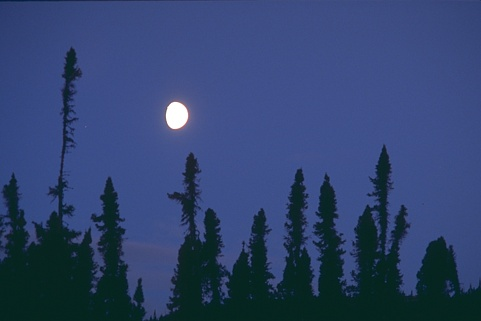
#> input picture Experiments/Image Segmentation exp - v3/Image4/238011.jpg, 481 x 321 px
$ jupyter execute '_POCS_workingWithVQ - original-36.ipynb'
#> lines starting #> are read from the running program, lines starting #| are printed output that depends on the picture; long printed decimals are rounded
### Experiments/Image Segmentation exp - v3/Image1/PsnrSnr.py
import numpy as np
def mse(vref, vcmp):
    """
    Compute Mean Squared Error (MSE) between two images.

    Parameters
    ----------
    vref : array_like
      Reference image
    vcmp : array_like
      Comparison image

    Returns
    -------
    x : float
      MSE between `vref` and `vcmp`
    """

    r = np.asarray(vref, dtype=np.float64).ravel()
    c = np.asarray(vcmp, dtype=np.float64).ravel()
    return np.mean(np.abs(r - c)**2)

# [21 lines left out: function snr, not called in this run]


def psnr(vref, vcmp, rng=None):
    """
    Compute Peak Signal to Noise Ratio (PSNR) of two images. The PSNR
    calculation defaults to using the less common definition in terms
    of the actual range (i.e. max minus min) of the reference signal
    instead of the maximum possible range for the data type
    (i.e. :math:`2^b-1` for a :math:`b` bit representation).

    Parameters
    ----------
    vref : array_like
      Reference image
    vcmp : array_like
      Comparison image
    rng : None or int, optional (default None)
      Signal range, either the value to use (e.g. 255 for 8 bit samples) or
      None, in which case the actual range of the reference signal is used

    Returns
    -------
    x : float
      PSNR of `vcmp` with respect to `vref`
    """

    if rng is None:
        rng = vref.max() - vref.min()
    dv = (rng + 0.0)**2
    with np.errstate(divide='ignore'):
        rt = dv / mse(vref, vcmp)
    return 10.0 * np.log10(rt)

### Experiments/Image Segmentation exp - v3/Image4/_POCS_workingWithVQ - original-36.ipynb
[cell 1]
import numpy as np
# import random
import math
from matplotlib import pyplot as plt
from sklearn.datasets.samples_generator import make_blobs
import time
import pandas as pd
from scipy.spatial.distance import cdist
from sklearn.utils import shuffle
import cv2 as cv
from sklearn.utils.extmath import row_norms
from sklearn.utils.extmath import row_norms, squared_norm, stable_cumsum
import scipy.sparse as sp
from sklearn.metrics.pairwise import euclidean_distances
import PsnrSnr as p
np.random.seed(15)

[cell 2]
# intialize random member ship
# [8 lines left out: function initializeMembershipMatrix, not called in this run]

[cell 3]
def updateMembershipValue3_2(v,val):
    distances = cdist(val, v,metric='euclidean')
    return distances

[cell 4]
def CalculateWeightValues(cluster_center,val,q):
    membership=[]
    distances = cdist(val, cluster_center,metric='euclidean')[:,q]
    sumdistance=np.sum(distances)
    membership= distances/sumdistance
    return membership

[cell 5]
# [5 lines left out: function CalculateWeightValuesByIndex, not called in this run]

[cell 6]
# [92 lines left out: function _k_init, not called in this run]

[cell 7]
img = cv.imread("238011.jpg", 0)
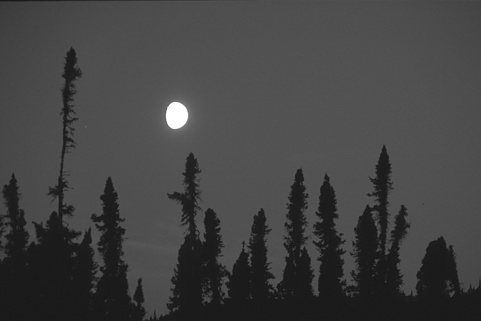
#> img: shape (321, 481); min 19, max 255, mean 66.6
size=200
img = cv.resize(img, dsize=(size, size))
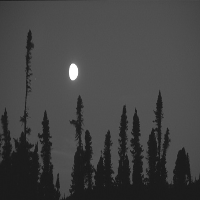
#> img: shape (200, 200); min 23, max 255, mean 66.4
width=img.shape[0]
#> width = 200
height=img.shape[1]
#> height = 200

plt.imshow(img, cmap="gray")
plt.xticks([])
plt.yticks([])
plt.grid(False)
plt.show()

[cell 8]
i = 0
j = 0
luv = []

for h in range(int(width / 2)):
    j = 0
    for k in range(int(height / 2)):

        luv.append([img[i, j], img[i + 1, j], img[i, j + 1], img[i + 1, j + 1]])

        j = j + 2

    i = i + 2
#> after the loop, i = 200; luv = 10000 items, first 6: [31, 58, 32, 60], [31, 60, 34, 61], [33, 61, 32, 61], [32, 62, 32, 63], [33, 64, 32, 63], [34, 64, 36, 64]

[cell 9]
def generateRandomCenters(c,x):
    centers=[]
    _min= (np.min(x))
    _max= (np.max(x))
    t= np.mean(x,axis=0)
    for i in range(c):
        centers.append( t + 0.01*i)
    return np.asarray(centers)

[cell 10]
import time as t

cluster = 24

clusterssize = [cluster]  # 2, 3, 4, 5, 6, 7, 8, 9,
timearray = []
psnrarray = []
segementedImg = []
x=np.array(luv)

[cell 11]
for i in range(10):

    #initialize centers
    v= generateRandomCenters(cluster,x)

    # update membership
    w=updateMembershipValue3_2(v,x)
    ny=np.argmin(w,axis=1)


    start=time.time()

    for t in range(50):
#         print('\t\t',t)

        for q in range(cluster):


            val=x[ny == q,:]


            if(val.shape[0]!=0):

                weight=CalculateWeightValues(v,val,q)

                v[q]= v[q]+np.dot(weight,val-v[q])


        w=updateMembershipValue3_2(v,x)
        ny=np.argmin(w,axis=1)

    timearray.append(time.time()-start)
    segementedImg.append(ny)
    pic2show = v
#     print(timearray)

    lables = np.array(ny)
#     print(np.array(ny).shape)
#     print(v.shape)

    clustercenters = (v).reshape(cluster, 4)
    centersp = (v).reshape(cluster, 4)
    centersp.shape

    finalval = []
    for i in range(lables.shape[0]):
        finalval.append(centersp[lables[i]])

    finalval = np.array(finalval).reshape(int(width / 2), int(height / 2), 4)


    temp = np.zeros((width, height))
    i = 0
    j = 0
    for h in range(int(width / 2)):
        j = 0
        for k in range(int(height / 2)):
            val = finalval

            temp[i, j] = val[h][k][0]
            temp[i + 1, j] = val[h][k][1]
            temp[i, j + 1] = val[h][k][2]
            temp[i + 1, j + 1] = val[h][k][3]

            j = j + 2
        i = i + 2

    psnr = p.psnr(np.array(img).astype(int), np.array(temp).astype(int))
    psnrarray.append(psnr)
    print(psnrarray)
#> this loop made 10 passes
#> t in generateRandomCenters on pass 1: [66.52, 66.41, 66.5, 66.37]
#| [36.280]
#| [36.280, 36.280]
#| [36.280, 36.280, 36.280]
#| [36.280, 36.280, 36.280, 36.280]
#| [36.280, 36.280, 36.280, 36.280, 36.280]
#| [36.280, 36.280, 36.280, 36.280, 36.280, 36.280]
#| [36.280, 36.280, 36.280, 36.280, 36.280, 36.280, 36.280]
#| [36.280, 36.280, 36.280, 36.280, 36.280, 36.280, 36.280, 36.280]
#> (further printed lines are left out)
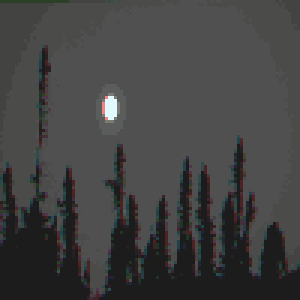
#> finalval: shape (100, 100, 4) float64 (shown 3 times larger); mean of channels 0, 1, 2, 3 66.6, 66.5, 66.6, 66.4; drawn as B, G, R

[cell 12]
print("PSNR", np.mean(psnrarray), "+/- \n", np.std(psnrarray))
#| PSNR 36.280 +/-
#|  0.0
print("timearray", np.mean(timearray), "+/- \n", np.std(timearray))
#| timearray 0.3121 +/-
#|  0.03162
